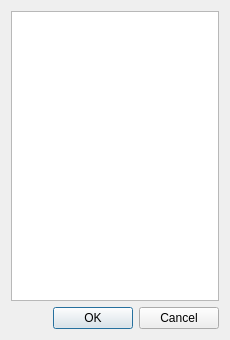
<?xml version="1.0" encoding="UTF-8"?>
<ui version="4.0">
 <class>Dialog</class>
 <widget class="QDialog" name="Dialog">
  <property name="geometry">
   <rect>
    <x>0</x>
    <y>0</y>
    <width>230</width>
    <height>340</height>
   </rect>
  </property>
  <property name="windowTitle">
   <string>Choose a material</string>
  </property>
  <layout class="QVBoxLayout" name="verticalLayout">
   <item>
    <widget class="QListWidget" name="list"/>
   </item>
   <item>
    <widget class="QDialogButtonBox" name="buttonBox">
     <property name="orientation">
      <enum>Qt::Horizontal</enum>
     </property>
     <property name="standardButtons">
      <set>QDialogButtonBox::Cancel|QDialogButtonBox::Ok</set>
     </property>
    </widget>
   </item>
  </layout>
 </widget>
 <resources/>
 <connections>
  <connection>
   <sender>buttonBox</sender>
   <signal>accepted()</signal>
   <receiver>Dialog</receiver>
   <slot>accept()</slot>
   <hints>
    <hint type="sourcelabel">
     <x>248</x>
     <y>254</y>
    </hint>
    <hint type="destinationlabel">
     <x>157</x>
     <y>274</y>
    </hint>
   </hints>
  </connection>
  <connection>
   <sender>buttonBox</sender>
   <signal>rejected()</signal>
   <receiver>Dialog</receiver>
   <slot>reject()</slot>
   <hints>
    <hint type="sourcelabel">
     <x>316</x>
     <y>260</y>
    </hint>
    <hint type="destinationlabel">
     <x>286</x>
     <y>274</y>
    </hint>
   </hints>
  </connection>
 </connections>
</ui>
